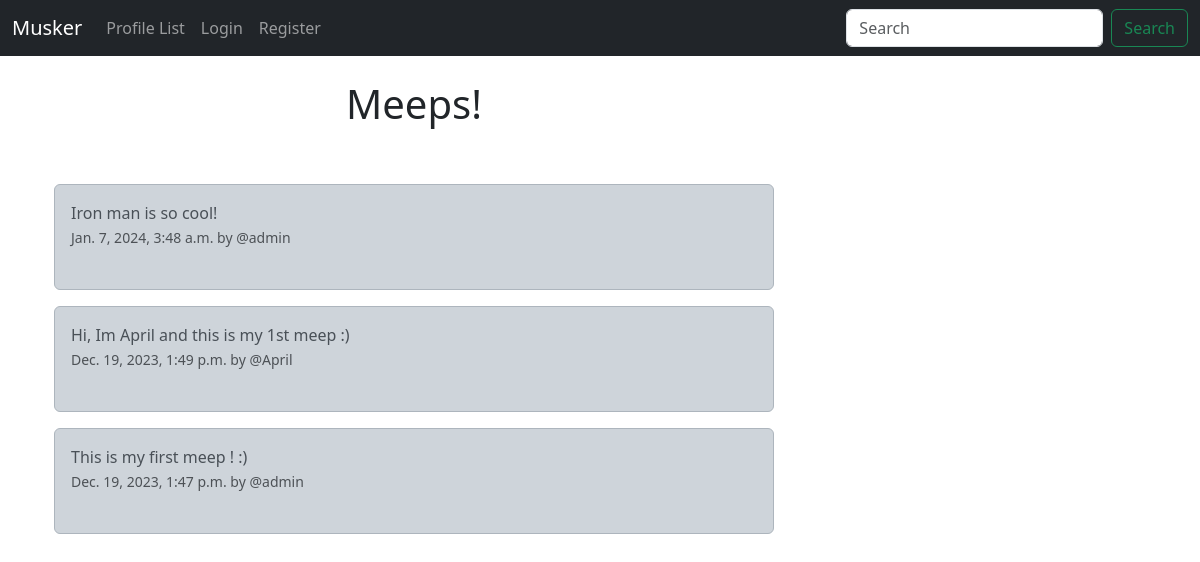
/, run on an earlier commit of the app's database.
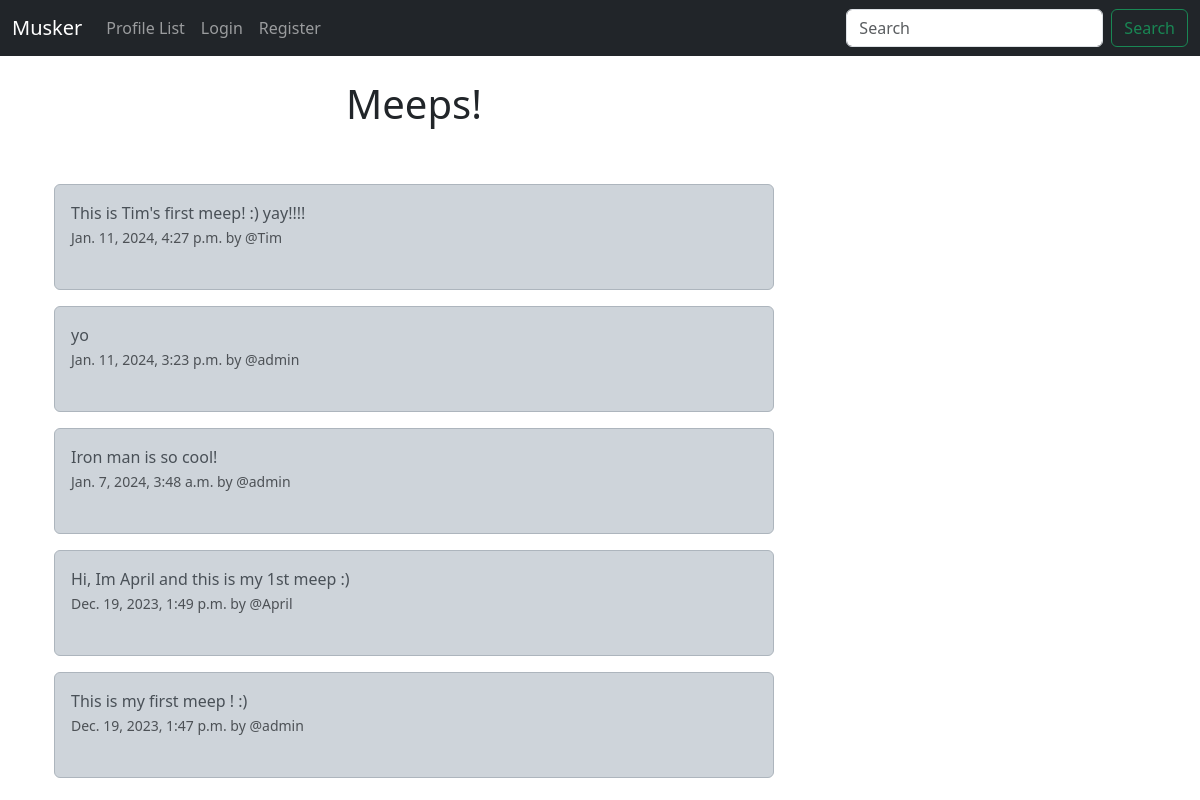
And on a later commit of the database.
### musker/models.py (models this page shows, shortened)
class Meep(models.Model):
    user = models.ForeignKey(User, related_name="meeps", on_delete=models.DO_NOTHING)
    body = models.CharField(max_length=500)
    created_at = models.DateTimeField(auto_now_add=True)

### musker/views.py (the view)
# urls.py: path('', views.home, name="home"),
def home(request):
    if request.user.is_authenticated:
        form = MeepForm(request.POST or None)
        if request.method == "POST":
            if form.is_valid():
                meep = form.save(commit=False)
                meep.user = request.user
                meep.save()
                messages.success(request, 'Meep posted!')
                return redirect('home')
        meeps = Meep.objects.all().order_by("-created_at")
        return render(request, 'home.html', {'meeps': meeps, "form":form})
    else:
        meeps = Meep.objects.all().order_by("-created_at")
        return render(request, 'home.html', {'meeps': meeps})

### musker/templates/home.html (shortened to what this page needs)
{% extends 'base.html' %}
{% block content %}
    <div class="container">
        <div class="row">
            <div class="col-8">
    <h1 class="text-center">Meeps!</h1>
    <br/><br/>
    {% for meep in meeps %}
        <div class="alert alert-dark" role="alert">
            {{ meep.body }}<br/>
            <small class="text-muted">
                {{ meep.created_at }} by @{{ meep.user.username}}
            </small>
        <br/><br/>
        </div>
    {% endfor %}
</div>
<div class="col-4">
        <br/><br/><br/><br/>
</div>
{% endblock %}

What changed in the data, as far as the page shows it:
added Meep: body "This is Tim's first meep! :) yay!!!!", created_at "Jan. 11, 2024, 4:27 p.m.", user.username "Tim"
added Meep: body "yo", created_at "Jan. 11, 2024, 3:23 p.m.", user.username "admin"
